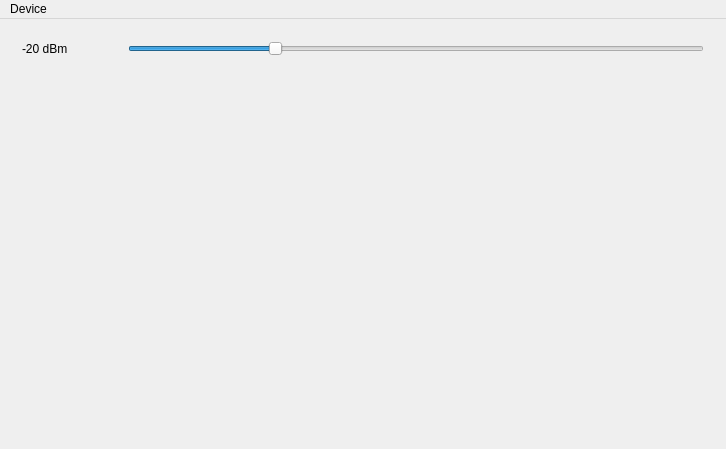
<?xml version="1.0" encoding="UTF-8"?>
<ui version="4.0">
 <class>MainWindow</class>
 <widget class="QMainWindow" name="MainWindow">
  <property name="geometry">
   <rect>
    <x>0</x>
    <y>0</y>
    <width>726</width>
    <height>449</height>
   </rect>
  </property>
  <property name="windowTitle">
   <string>MainWindow</string>
  </property>
  <widget class="QWidget" name="centralWidget">
   <layout class="QGridLayout" name="gridLayout">
    <item row="1" column="0">
     <widget class="QWidget" name="w_content" native="true">
      <layout class="QVBoxLayout" name="verticalLayout">
       <property name="spacing">
        <number>0</number>
       </property>
       <property name="leftMargin">
        <number>0</number>
       </property>
       <property name="topMargin">
        <number>0</number>
       </property>
       <property name="rightMargin">
        <number>0</number>
       </property>
       <property name="bottomMargin">
        <number>0</number>
       </property>
      </layout>
     </widget>
    </item>
    <item row="0" column="0">
     <widget class="QWidget" name="widget" native="true">
      <property name="sizePolicy">
       <sizepolicy hsizetype="Preferred" vsizetype="Fixed">
        <horstretch>0</horstretch>
        <verstretch>0</verstretch>
       </sizepolicy>
      </property>
      <layout class="QHBoxLayout" name="horizontalLayout">
       <item>
        <widget class="QLabel" name="label">
         <property name="minimumSize">
          <size>
           <width>100</width>
           <height>0</height>
          </size>
         </property>
         <property name="text">
          <string>-20 dBm</string>
         </property>
        </widget>
       </item>
       <item>
        <widget class="QSlider" name="slider">
         <property name="minimum">
          <number>-30</number>
         </property>
         <property name="maximum">
          <number>10</number>
         </property>
         <property name="value">
          <number>-20</number>
         </property>
         <property name="orientation">
          <enum>Qt::Horizontal</enum>
         </property>
        </widget>
       </item>
      </layout>
     </widget>
    </item>
   </layout>
  </widget>
  <widget class="QMenuBar" name="menuBar">
   <property name="geometry">
    <rect>
     <x>0</x>
     <y>0</y>
     <width>726</width>
     <height>23</height>
    </rect>
   </property>
   <widget class="QMenu" name="menuDevice">
    <property name="title">
     <string>Device</string>
    </property>
   </widget>
   <addaction name="menuDevice"/>
  </widget>
 </widget>
 <layoutdefault spacing="6" margin="11"/>
 <resources/>
 <connections/>
</ui>
